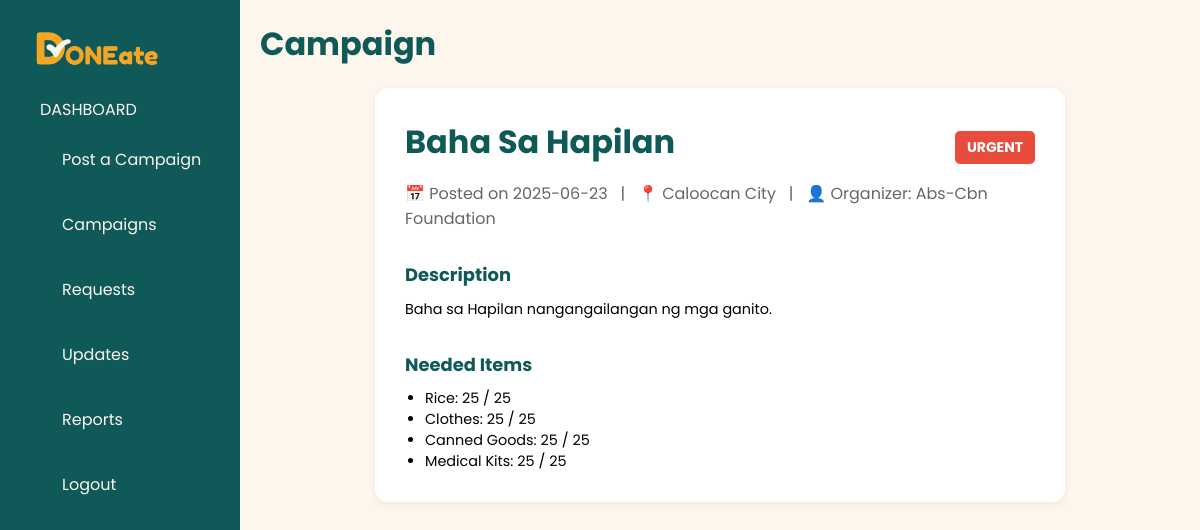
Page /campaign?campaign_id=3 on the committed database.
### models.py (models this page shows, shortened)
class Campaigns(db.Model):
    __tablename__ = 'Campaigns'
    CampaignID = Column(Integer, primary_key=True, autoincrement=True)
    OrganizerID = Column(Integer, ForeignKey('Organizers.OrganizerID'))
    Name = Column(String(100))
    Description = Column(Text)
    Status = Column(String(20))
    isUrgent = Column(Integer)
    DatePosted = Column(Date, default=date.today)
    Location = Column(String(31))
    organizer = db.relationship("Organizers", backref="campaigns")

class Organizers(db.Model):
    __tablename__ = 'Organizers'
    OrganizerID = Column(Integer, primary_key=True, autoincrement=True)
    Name = Column(String(100))
    Email = Column(String(50))

class ItemList(db.Model):
    __tablename__ = 'ItemList'
    ItemID = Column(Integer, primary_key=True, autoincrement=True)
    ItemName = Column(String(100))

### app.py (the view)
@app.route('/campaign')
def campaign():
    campaign_id = request.args.get('campaign_id')
    campaign = Campaigns.query.filter_by(CampaignID=campaign_id).first()
    name = campaign.Name.title()
    urgency = campaign.isUrgent
    date_posted = campaign.DatePosted
    location = campaign.Location
    description = campaign.Description
    organizer_name = campaign.organizer.Name.title()
    status = campaign.Status  # <-- Add this
    result = CampaignDetails.query.filter_by(CampaignID=campaign_id).all()
    item_list = list({item.ItemID for item in result})
    item_statuses = {}
    for detail in result:
        item_id = detail.ItemID
        item_name = detail.item.ItemName
        needed = detail.QuantityNeeded
        allocated = db.session.query(
            func.sum(Inventory.QuantityAvailable)
        ).filter_by(CampaignID=campaign_id, ItemID=item_id).scalar() or 0
        item_statuses[item_id] = {
            'name': item_name,
            'allocated': allocated,
            'needed': needed
        }
    return render_template(
        'donor_campaign_post.html',
        role=session.get('role'),
        name=name,
        urgency=urgency,
        organizer_name=organizer_name,
        description=description,
        date_posted=date_posted,
        location=location,
        item_list=item_list,
        item_statuses=item_statuses,
        status=status  # <-- pass to template
    )

### templates/donor_campaign_post.html (shortened to what this page needs)
{% extends "layout.html" %}
{% block body %}
<body>
    {% if role == 'donor' or role == 'representative' %}
    {% include "navigation.html" %}
    <h1 id="donor-page-title">Campaign</h1>
    <div class="campaign-post-container">
        <div class="campaign-post-header">
            <h1 class="campaign-post-title">{{name}}</h1>
            {% if urgency == 1 %}
            <span class="urgent-tag">URGENT</span>
            {% endif %}
        </div>
        <p class="campaign-post-meta">📅 Posted on {{date_posted}} &nbsp; | &nbsp; 📍 {{location}} &nbsp;
            | &nbsp;
            👤 Organizer: {{organizer_name}}</p>
        <div class="campaign-post-description">
            <h3>Description</h3>
            <p>
                {{description}}
                <!-- This campaign aims to provide essential food packs to families affected by recent flooding in Barangay
                Mabini.
                Each pack contains rice, canned goods, and hygiene supplies. We need your help to reach our goal and
                ensure
                no one goes hungry during recovery. Any donation, big or small, makes a difference! -->
            </p>
            <!-- <p>
                Donations will be accepted via our online form or at our community drop-off center. Let's support one
                another in
                these trying times. Salamat po!
            </p> -->
        </div>
        <div class="item-list">
            {% if role == 'donor' %}
            <h3>Needed Items</h3>
            <ul>
                {% if 1 in item_list %}
                <li>Rice</li>
                {% endif %}
                {% if 2 in item_list %}
                <li>Clothes</li>
                {% endif %}
                {% if 3 in item_list %}
                <li>Canned Goods</li>
                {% endif %}
                {% if 4 in item_list %}
                <li>Medical Kits</li>
                {% endif %}
            </ul>
            {% else %}
            <h3>Needed Items</h3>
            <ul>
                {% if status == 'Active' or status == 'Completed'%}
                {% for item in item_statuses.values() %}
                <li>{{ item.name }}: {{ item.allocated }} / {{ item.needed }}</li>
                {% endfor %}
                {% else %}
                {% for item_id in item_list %}
                {% if item_id == 1 %}
                <li>Rice</li>
                {% elif item_id == 2 %}
                <li>Clothes</li>
                {% elif item_id == 3 %}
                <li>Canned Goods</li>
                {% elif item_id == 4 %}
                <li>Medical Kits</li>
                {% endif %}
                {% endfor %}
                {% endif %}
            </ul>
            {% endif %}
        </div>
    </div>
    {% else %}
    <div class="dashboard-container">
        {% include "org_nav.html" %}
        <div class="main-content">
            <h1 class="main-content-title">Campaign</h1>
            <div class="campaign-post-container">
                <div class="campaign-post-header">
                    <h1 class="campaign-post-title">{{name}}</h1>
                    {% if urgency == 1 %}
                    <span class="urgent-tag">URGENT</span>
                    {% endif %}
                </div>
                <p class="campaign-post-meta">📅 Posted on {{date_posted}} &nbsp; | &nbsp; 📍 {{location}} &nbsp;
                    | &nbsp;
                    👤 Organizer: {{organizer_name}}</p>
                <div class="campaign-post-description">
                    <h3>Description</h3>
                    <p>
                        {{description}}
                    </p>
                </div>
                <div class="item-list">
                    {% if role == 'donor' %}
                    <h3>Needed Items</h3>
                    <ul>
                        {% if 1 in item_list %}
                        <li>Rice</li>
                        {% endif %}
                        {% if 2 in item_list %}
                        <li>Clothes</li>
                        {% endif %}
                        {% if 3 in item_list %}
                        <li>Canned Goods</li>
                        {% endif %}
                        {% if 4 in item_list %}
                        <li>Medical Kits</li>
                        {% endif %}
                    </ul>
                    {% else %}
                    <h3>Needed Items</h3>
                    <ul>
                        {% if status == 'Active' or status == 'Completed'%}
                        {% for item in item_statuses.values() %}
                        <li>{{ item.name }}: {{ item.allocated }} / {{ item.needed }}</li>
                        {% endfor %}
                        {% endif %}
                    </ul>
                    {% endif %}
                </div>
            </div>
        </div>
    </div>
    {% endif %}
</body>
{% endblock %}

### static/styles.css (style rules this page uses)
* { margin: 0; padding: 0; box-sizing: border-box; font-family: "Poppins", sans-serif; text-decoration: none; }
:root { --primary-color: #fdf6ec; --secondary-color: #0f5959; --accent-color: #f5a623; --white: #fff; --text-color: #333; --text-field-color: #f1f1f1; --font-size-s: 0.9rem; --font-size-n: 1rem; --font-size-m: 1.12rem; --font-size-l: 1.5rem; --font-size-xl: 2rem; --font-size-xxl: 2.3rem; --font-weight-normal: 400; --font-weight-medium: 500; --font-weight-semibold: 600; --font-weight-bold: 700; --border-radius-1: 0.4rem; --border-radius-2: 0.8rem; --border-radius-3: 1.2rem; --box-shadow: 0 2px 8px rgba(0, 0, 0, 0.06); --border: 1px solid rgba(0, 0, 0, 0.1); }
body { background-color: var(--primary-color); min-height: 100vh; }
.campaign-post-container { width: 75%; margin: 0 auto; background-color: var(--white); border-radius: var(--border-radius-2); padding: 30px; box-shadow: var(--box-shadow); }
.campaign-post-header { display: flex; justify-content: space-between; align-items: center; flex-wrap: wrap; color: var(--secondary-color); font-size: var(--font-size-xl); }
.campaign-post-title { font-size: var(--font-size-xl); font-weight: bold; color: var(--primary); margin: 0; }
.urgent-tag { background-color: #e74c3c; color: #fff; padding: 6px 12px; font-size: 14px; font-weight: bold; border-radius: 5px; margin-top: 10px; }
.campaign-post-meta { font-size: var(--font-size-n); color: #666; margin: 15px 0; }
.campaign-post-description h3 { font-size: var(--font-size-m); color: var(--secondary-color); margin-bottom: 10px; margin-top: 30px; }
.campaign-post-description p { font-size: var(--font-size-s); line-height: 1.6; margin-bottom: 10px; }
.item-list { margin-top: 30px; }
.item-list h3 { color: var(--secondary-color); font-size: var(--font-size-m); margin-bottom: 10px; }
.item-list ul { list-style: disc; display: flex; flex-direction: column; padding-left: 20px; font-size: var(--font-size-s); }
.dashboard-container { display: flex; width: 100%; height: 100vh; }
.main-content { width: 80%; padding: 20px; box-sizing: border-box; overflow-y: auto; }
.main-content-title { color: var(--secondary-color); margin-bottom: 20px; }

### rows in the picture
Campaigns: Name "Baha Sa Hapilan", DatePosted "2025-06-23", Location "Caloocan City", Description "Baha sa Hapilan nangangailangan ng mga ganito."
Organizers: Name "Abs-Cbn Foundation"
ItemList: name "Rice", allocated "25", needed "25"
ItemList: name "Clothes", allocated "25", needed "25"
ItemList: name "Canned Goods", allocated "25", needed "25"
ItemList: name "Medical Kits", allocated "25", needed "25"
